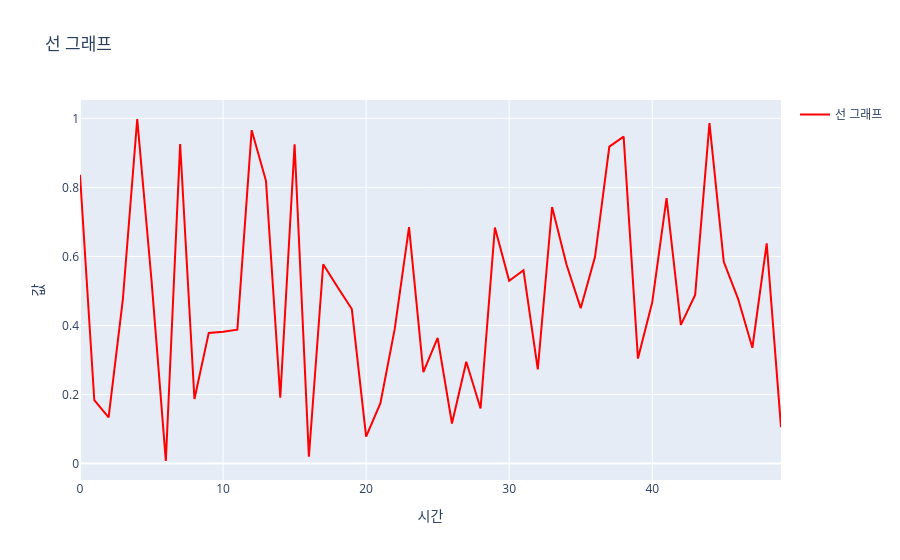

Notebook code cell kept with this figure:
### Code cell
import plotly.graph_objects as go
import numpy as np

x_data = np.arange(50) # 0부터 n-1까지 n개의 정수를 생성한다
y_data = np.random.rand(50) # 0~1 사이의 실수형태의 값을 난수로 50개 생성

fig = go.Figure()

fig.add_trace(
    go.Scatter(
        x=x_data,
        y=y_data,
        mode="lines",
        line=dict(color="#f00", width=2),
        name="선 그래프",
        showlegend=True
    )
)

fig.update_layout(
    title="선 그래프",
    xaxis_title="시간",
    yaxis_title="값"
)

fig.show()

### Figure 1 — Plotly figure (JSON) as saved in the notebook; plotly's stock layout.template omitted (floating-point values rounded to 4 significant figures)
{"data": [{"line": {"color": "#f00", "width": 2}, "mode": "lines", "name": "선 그래프", "showlegend": true, "type": "scatter", "x": [0, 1, 2, 3, 4, 5, 6, 7, 8, 9, 10, 11, 12, 13, 14, 15, 16, 17, 18, 19, 20, 21, 22, 23, 24, 25, 26, 27, 28, 29, 30, 31, 32, 33, 34, 35, 36, 37, 38, 39, 40, 41, 42, 43, 44, 45, 46, 47, 48, 49], "y": [0.8365, 0.1835, 0.1336, 0.4773, 0.998, 0.5305, 0.007466, 0.9255, 0.187, 0.3785, 0.3816, 0.3879, 0.9656, 0.8189, 0.1906, 0.9244, 0.01995, 0.5772, 0.5113, 0.4475, 0.07827, 0.1751, 0.39, 0.6846, 0.2646, 0.3642, 0.1161, 0.2948, 0.1597, 0.6836, 0.5292, 0.5599, 0.273, 0.7432, 0.5774, 0.4501, 0.5989, 0.9178, 0.9468, 0.3041, 0.4674, 0.7687, 0.4019, 0.4886, 0.9862, 0.5844, 0.4772, 0.3355, 0.6376, 0.1054]}], "layout": {"title": {"text": "선 그래프"}, "xaxis": {"title": {"text": "시간"}}, "yaxis": {"title": {"text": "값"}}}}
